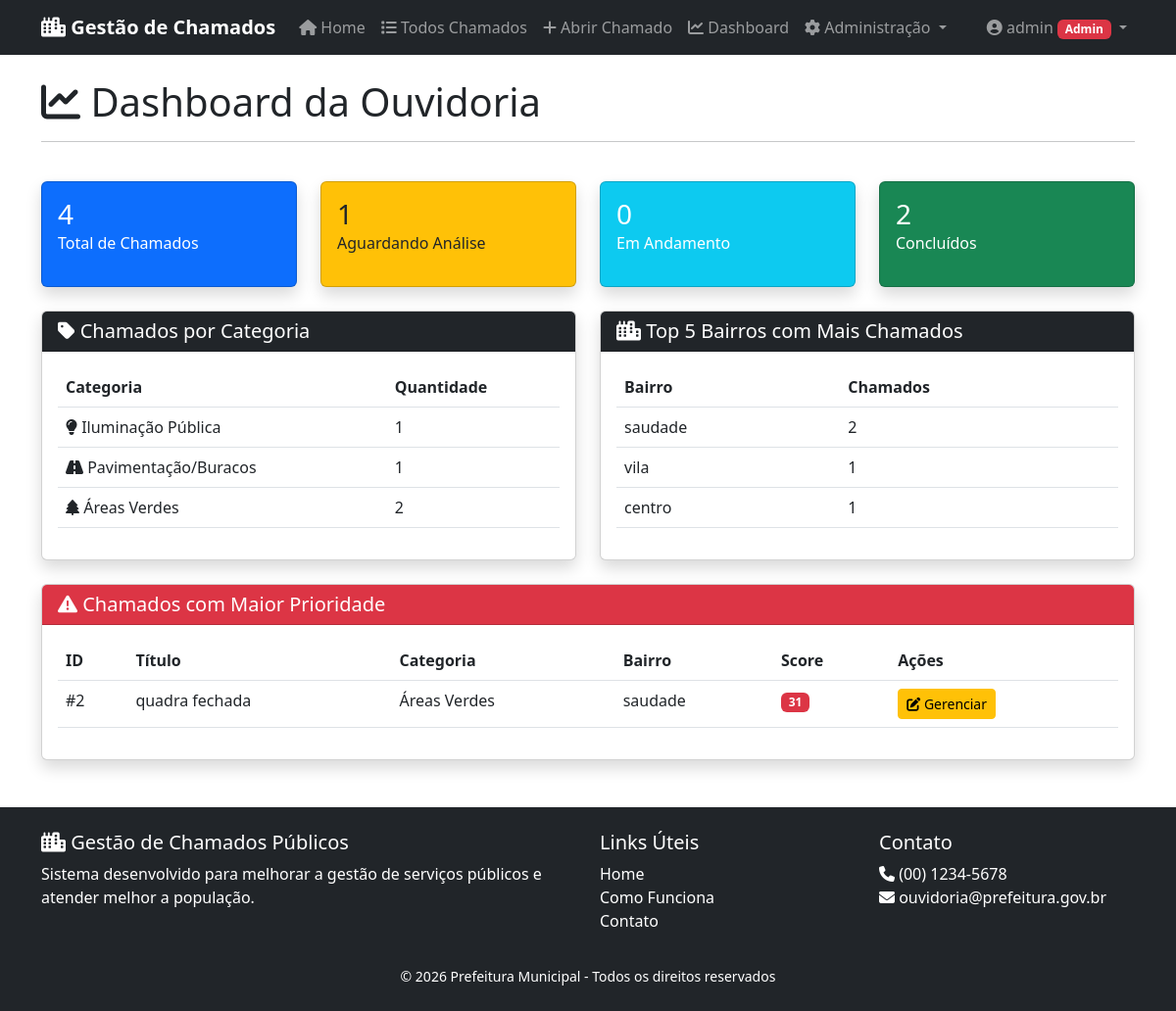
Screenshot of /tickets/dashboard/ (signed in) with the database file from the repository.
### accounts/models.py (models this page shows, shortened)
class User(AbstractUser):
    USER_TYPE_CHOICES = (
        ('citizen', 'Cidadão'),
        ('analyst', 'Analista de Ouvidoria'),
        ('manager', 'Gestor'),
        ('admin', 'Administrador'),
    )
    user_type = models.CharField(
        _('Tipo de usuário'),
        max_length=20,
        choices=USER_TYPE_CHOICES,
        default='citizen'
    )
    phone = models.CharField(_('Telefone'), max_length=20, blank=True)
    cpf = models.CharField(_('CPF'), max_length=14, unique=True, blank=True, null=True)
    address = models.TextField(_('Endereço'), blank=True)
    neighborhood = models.CharField(_('Bairro'), max_length=100, blank=True)
    department = models.CharField(_('Departamento'), max_length=100, blank=True, help_text='Ex: Ouvidoria, Infraestrutura, etc')
    created_at = models.DateTimeField(_('Criado em'), auto_now_add=True)
    updated_at = models.DateTimeField(_('Atualizado em'), auto_now=True)
    class Meta:
        verbose_name = _('Usuário')
        verbose_name_plural = _('Usuários')
    def is_manager(self):
        return self.user_type in ['manager', 'admin']
    def can_manage_tickets(self):
        return self.user_type in ['analyst', 'manager', 'admin']

### tickets/models.py (models this page shows, shortened)
class Category(models.Model):
    name = models.CharField('Nome', max_length=100)
    description = models.TextField('Descrição', blank=True)
    priority_weight = models.FloatField('Peso na prioridade', default=1.0, help_text='Peso para cálculo do score (0-10)')
    is_critical = models.BooleanField('É crítica?', default=False, help_text='Infraestrutura crítica')
    icon = models.CharField('Ícone', max_length=50, blank=True, help_text='Classe do ícone (FontAwesome)')
    created_at = models.DateTimeField('Criado em', auto_now_add=True)
    class Meta:
        verbose_name = 'Categoria'
        verbose_name_plural = 'Categorias'
        ordering = ['-is_critical', 'name']

class Ticket(models.Model):
    STATUS_CHOICES = (
        ('pending', 'Aguardando Análise'),
        ('approved', 'Aprovado'),
        ('rejected', 'Rejeitado'),
        ('in_progress', 'Em Andamento'),
        ('completed', 'Concluído'),
        ('cancelled', 'Cancelado'),
    )
    title = models.CharField('Título', max_length=200)
    description = models.TextField('Descrição')
    category = models.ForeignKey(Category, on_delete=models.SET_NULL, null=True, verbose_name='Categoria')
    address = models.CharField('Endereço', max_length=255)
    neighborhood = models.CharField('Bairro', max_length=100)
    latitude = models.DecimalField('Latitude', max_digits=10, decimal_places=7, null=True, blank=True)
    longitude = models.DecimalField('Longitude', max_digits=10, decimal_places=7, null=True, blank=True)
    photo = models.ImageField('Foto', upload_to='tickets/%Y/%m/', blank=True, null=True)
    created_by = models.ForeignKey(settings.AUTH_USER_MODEL, on_delete=models.CASCADE, related_name='tickets_created', verbose_name='Criado por')
    analyst = models.ForeignKey(settings.AUTH_USER_MODEL, on_delete=models.SET_NULL, null=True, blank=True, related_name='tickets_analyzed', verbose_name='Analista')
    created_at = models.DateTimeField('Criado em', auto_now_add=True)
    analyzed_at = models.DateTimeField('Analisado em', null=True, blank=True)
    started_at = models.DateTimeField('Iniciado em', null=True, blank=True)
    completed_at = models.DateTimeField('Concluído em', null=True, blank=True)
    status = models.CharField('Status', max_length=20, choices=STATUS_CHOICES, default='pending')
    rejection_reason = models.TextField('Motivo da rejeição', blank=True)
    affected_people_estimate = models.IntegerField('Estimativa de pessoas afetadas', default=1, help_text='Quantas pessoas são afetadas?')
    priority_score = models.FloatField('Score de prioridade', default=0.0, editable=False)
    class Meta:
        verbose_name = 'Ticket'
        verbose_name_plural = 'Tickets'
        ordering = ['-priority_score', '-created_at']

### tickets/views.py (the view)
    def wrapper(request, *args, **kwargs):
        if request.user.is_authenticated and request.user.can_manage_tickets():
            return view_func(request, *args, **kwargs)
        messages.error(request, 'Você não tem permissão para acessar esta área.')
        return redirect('home')

### tickets/views.py (called while the page is built)
def analyst_required(view_func):
    def wrapper(request, *args, **kwargs):
        if request.user.is_authenticated and request.user.can_manage_tickets():
            return view_func(request, *args, **kwargs)
        messages.error(request, 'Você não tem permissão para acessar esta área.')
        return redirect('home')
    return wrapper

### tickets/templates/tickets/dashboard.html (shortened to what this page needs)
{% extends 'base.html' %}
{% block content %}
<div class="row mb-4">
    <div class="col-12">
        <h1 class="display-6">
            <i class="fas fa-chart-line"></i> Dashboard da Ouvidoria
        </h1>
        <hr>
    </div>
</div>
<div class="row mb-4">
    <div class="col-md-3">
        <div class="card bg-primary text-white shadow">
            <div class="card-body">
                <h3 class="mb-0">{{ total_tickets }}</h3>
                <p>Total de Chamados</p>
            </div>
        </div>
    </div>
    <div class="col-md-3">
        <div class="card bg-warning text-dark shadow">
            <div class="card-body">
                <h3 class="mb-0">{{ pending_tickets }}</h3>
                <p>Aguardando Análise</p>
            </div>
        </div>
    </div>
    <div class="col-md-3">
        <div class="card bg-info text-white shadow">
            <div class="card-body">
                <h3 class="mb-0">{{ in_progress_tickets }}</h3>
                <p>Em Andamento</p>
            </div>
        </div>
    </div>
    <div class="col-md-3">
        <div class="card bg-success text-white shadow">
            <div class="card-body">
                <h3 class="mb-0">{{ completed_tickets }}</h3>
                <p>Concluídos</p>
            </div>
        </div>
    </div>
</div>
<div class="row">
    <div class="col-md-6">
        <div class="card shadow">
            <div class="card-header bg-dark text-white">
                <h5 class="mb-0">
                    <i class="fas fa-tag"></i> Chamados por Categoria
                </h5>
            </div>
            <div class="card-body">
                {% if tickets_by_category %}
                <div class="table-responsive">
                    <table class="table">
                        <thead>
                            <tr>
                                <th>Categoria</th>
                                <th>Quantidade</th>
                            </tr>
                        </thead>
                        <tbody>
                            {% for cat in tickets_by_category %}
                            <tr>
                                <td><i class="fas {{ cat.icon }}"></i> {{ cat.name }}</td>
                                <td>{{ cat.total }}</td>
                            </tr>
                            {% endfor %}
                        </tbody>
                    </table>
                </div>
                {% else %}
                <p class="text-muted text-center">Nenhum dado disponível</p>
                {% endif %}
            </div>
        </div>
    </div>
    <div class="col-md-6">
        <div class="card shadow">
            <div class="card-header bg-dark text-white">
                <h5 class="mb-0">
                    <i class="fas fa-city"></i> Top 5 Bairros com Mais Chamados
                </h5>
            </div>
            <div class="card-body">
                {% if tickets_by_neighborhood %}
                <div class="table-responsive">
                    <table class="table">
                        <thead>
                            <tr>
                                <th>Bairro</th>
                                <th>Chamados</th>
                            </tr>
                        </thead>
                        <tbody>
                            {% for item in tickets_by_neighborhood %}
                            <tr>
                                <td>{{ item.neighborhood }}</td>
                                <td>{{ item.total }}</td>
                            </tr>
                            {% endfor %}
                        </tbody>
                    </table>
                </div>
                {% else %}
                <p class="text-muted text-center">Nenhum dado disponível</p>
                {% endif %}
            </div>
        </div>
    </div>
</div>
<div class="row mt-4">
    <div class="col-12">
        <div class="card shadow">
            <div class="card-header bg-danger text-white">
                <h5 class="mb-0">
                    <i class="fas fa-exclamation-triangle"></i> Chamados com Maior Prioridade
                </h5>
            </div>
            <div class="card-body">
                {% if high_priority_tickets %}
                <div class="table-responsive">
                    <table class="table table-hover">
                        <thead>
                            <tr>
                                <th>ID</th>
                                <th>Título</th>
                                <th>Categoria</th>
                                <th>Bairro</th>
                                <th>Score</th>
                                <th>Ações</th>
                            </tr>
                        </thead>
                        <tbody>
                            {% for ticket in high_priority_tickets %}
                            <tr>
                                <td>#{{ ticket.id }}</td>
                                <td>{{ ticket.title|truncatechars:50 }}</td>
                                <td>{{ ticket.category.name|default:"-" }}</td>
                                <td>{{ ticket.neighborhood }}</td>
                                <td>
                                    <span class="badge bg-danger">{{ ticket.priority_score|floatformat:0 }}</span>
                                </td>
                                <td>
                                    <a href="{% url 'tickets:ticket_manage' ticket.id %}" class="btn btn-sm btn-warning">
                                        <i class="fas fa-edit"></i> Gerenciar
                                    </a>
                                </td>
                            </tr>
                            {% endfor %}
                        </tbody>
                    </table>
                </div>
                {% else %}
                <p class="text-muted text-center">Nenhum chamado de alta prioridade no momento</p>
                {% endif %}
            </div>
        </div>
    </div>
</div>
{% endblock %}

### templates/base.html (shortened to what this page needs)
<!DOCTYPE html>
<html lang="pt-br">
<head>
    <link href="https://cdn.jsdelivr.net/npm/bootstrap@5.3.0/dist/css/bootstrap.min.css" rel="stylesheet">
    <link rel="stylesheet" href="https://cdnjs.cloudflare.com/ajax/libs/font-awesome/6.4.0/css/all.min.css">
</head>
<body>
    <nav class="navbar navbar-expand-lg navbar-dark bg-dark sticky-top">
        <div class="container">
            <a class="navbar-brand" href="{% url 'home' %}">
                <i class="fas fa-city"></i> Gestão de Chamados
            </a>
            <div class="collapse navbar-collapse" id="navbarNav">
                <ul class="navbar-nav me-auto">
                    <li class="nav-item">
                        <a class="nav-link" href="{% url 'home' %}">
                            <i class="fas fa-home"></i> Home
                        </a>
                    </li>
                    {% if user.is_authenticated %}
                    <li class="nav-item">
                        <a class="nav-link" href="{% url 'tickets:ticket_list' %}">
                            <i class="fas fa-list"></i> Todos Chamados
                        </a>
                    </li>
                    <li class="nav-item">
                        <a class="nav-link" href="{% url 'tickets:ticket_create' %}">
                            <i class="fas fa-plus"></i> Abrir Chamado
                        </a>
                    </li>
                    {% endif %}
                    {% if user.is_authenticated and user.can_manage_tickets %}
                    <li class="nav-item">
                        <a class="nav-link" href="{% url 'tickets:dashboard' %}">
                            <i class="fas fa-chart-line"></i> Dashboard
                        </a>
                    </li>
                    {% endif %}
                    {% if user.is_authenticated and user.is_manager %}
                    <li class="nav-item dropdown">
                        <a class="nav-link dropdown-toggle" href="#" id="adminMenu" role="button" data-bs-toggle="dropdown">
                            <i class="fas fa-cog"></i> Administração
                        </a>
                    </li>
                    {% endif %}
                </ul>
                <ul class="navbar-nav">
                    {% if user.is_authenticated %}
                    <li class="nav-item dropdown">
                        <a class="nav-link dropdown-toggle" href="#" id="userDropdown" role="button" data-bs-toggle="dropdown">
                            <i class="fas fa-user-circle"></i> {{ user.get_full_name|default:user.username }}
                            {% if user.user_type == 'analyst' %}
                            <span class="badge bg-info">Analista</span>
                            {% elif user.user_type == 'manager' %}
                            <span class="badge bg-warning">Gestor</span>
                            {% elif user.user_type == 'admin' %}
                            <span class="badge bg-danger">Admin</span>
                            {% endif %}
                        </a>
                    </li>
                    {% endif %}
                </ul>
            </div>
        </div>
    </nav>
    <main class="container mt-4">
        {% block content %}{% endblock %}
    </main>
    <footer class="bg-dark text-white mt-5 py-4">
        <div class="container">
            <div class="row">
                <div class="col-md-6">
                    <h5><i class="fas fa-city"></i> Gestão de Chamados Públicos</h5>
                    <p>Sistema desenvolvido para melhorar a gestão de serviços públicos e atender melhor a população.</p>
                </div>
                <div class="col-md-3">
                    <h5>Links Úteis</h5>
                    <ul class="list-unstyled">
                        <li><a href="{% url 'home' %}" class="text-white text-decoration-none">Home</a></li>
                        <li><a href="#" class="text-white text-decoration-none">Como Funciona</a></li>
                        <li><a href="#" class="text-white text-decoration-none">Contato</a></li>
                    </ul>
                </div>
                <div class="col-md-3">
                    <h5>Contato</h5>
                    <ul class="list-unstyled">
                        <li><i class="fas fa-phone"></i> (00) 1234-5678</li>
                        <li><i class="fas fa-envelope"></i> ouvidoria@prefeitura.gov.br</li>
                    </ul>
                </div>
            </div>
            <div class="text-center mt-3">
                <small>&copy; 2026 Prefeitura Municipal - Todos os direitos reservados</small>
            </div>
        </div>
    </footer>
</body>
</html>

### templates/base.html (style rules this page uses)
.navbar-brand { font-weight: bold; }

### rows the page displays
User: get_full_name "admin"
Category: name "Iluminação Pública", total "1"
Category: name "Pavimentação/Buracos", total "1"
Category: name "Áreas Verdes", total "2"
Ticket: neighborhood "saudade", total "2", id "2", title "quadra fechada", category.name "Áreas Verdes", priority_score "31"

### other values shown
{{ total_tickets }} "4"
{{ pending_tickets }} "1"
{{ in_progress_tickets }} "0"
{{ completed_tickets }} "2"
{{ item.neighborhood }} "vila" "centro"
{{ item.total }} "1" "1"
